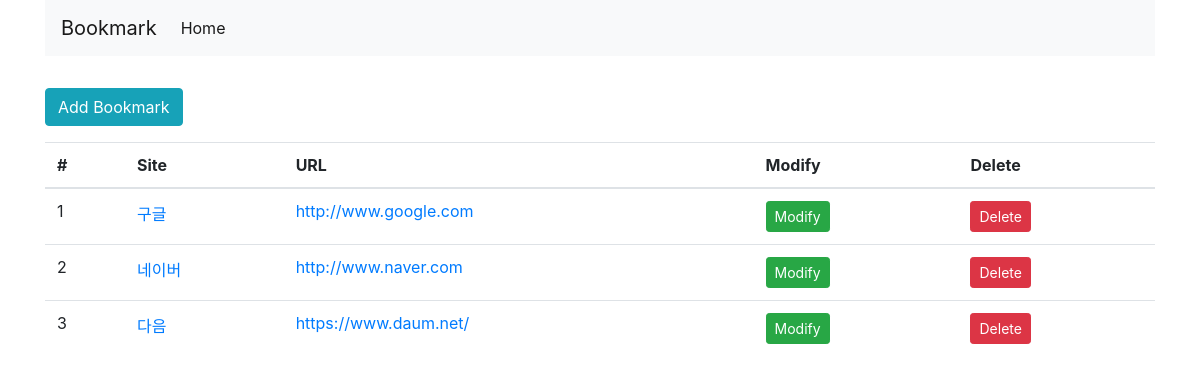
The app's page /bookmark/, older data.
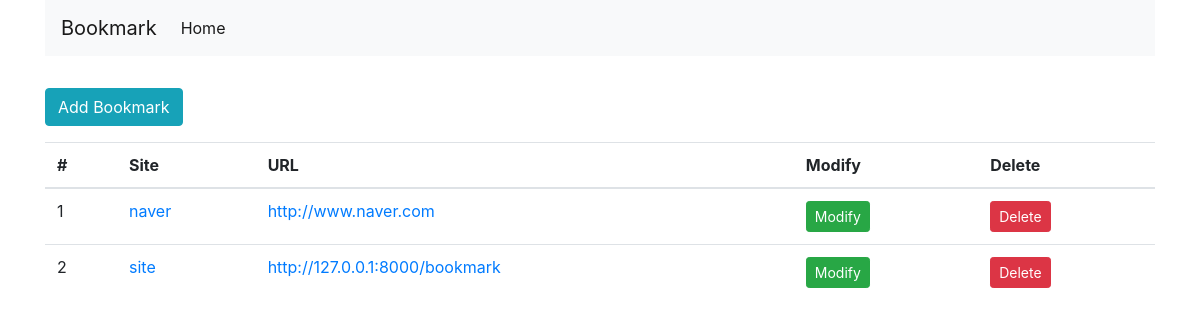
The same page, newer data.
### mark/models.py (models this page shows, shortened)
class Bookmark(models.Model):
    site_name = models.CharField(max_length=200)
    url = models.URLField('Site URL')

### mark/views.py (the view)
# urls.py: path('', BookmarkListView.as_view(), name='list'),
class BookmarkListView(ListView):
    model = Bookmark
    paginate_by = 5

### mark/templates/mark/bookmark_list.html (shortened to what this page needs)
{% extends 'base.html' %}
{% block content %}
<div class="btn-group">
    <a href="{% url 'add' %}" class="btn btn-info">Add Bookmark</a>
</div>
<table class="table">
    <thead>
        <tr>
            <th scope="col">#</th>
            <th scope="col">Site</th>
            <th scope="col">URL</th>
            <th scope="col">Modify</th>
            <th scope="col">Delete</th>
        </tr>
    </thead>
    <tbody>
        {% for mark in object_list %}
            <tr>
                <td>{{forloop.counter}}</td>
                <td><a href="{% url 'detail' pk=mark.id %}">{{mark.site_name}}</a></td>
                <td><a href="{{mark.url}}" target="_blank">{{mark.url}}</a></td>
                <td><a href="{% url 'update' pk=mark.id %}" class="btn btn-success btn-sm">Modify</a></td>
                <td><a href="{% url 'delete' pk=mark.id %}" class="btn btn-danger btn-sm">Delete</a></td>
            </tr>
        {% endfor %}
    </tbody>
</table>
{% endblock %}

Row changes from the older to the newer data that the page shows:
removed Bookmark: site_name "구글", url "http://www.google.com"
removed Bookmark: site_name "다음", url "https://www.daum.net/"
changed Bookmark "http://www.naver.com": site_name "네이버" → "naver"
added Bookmark: site_name "site", url "http://127.0.0.1:8000/bookmark"
